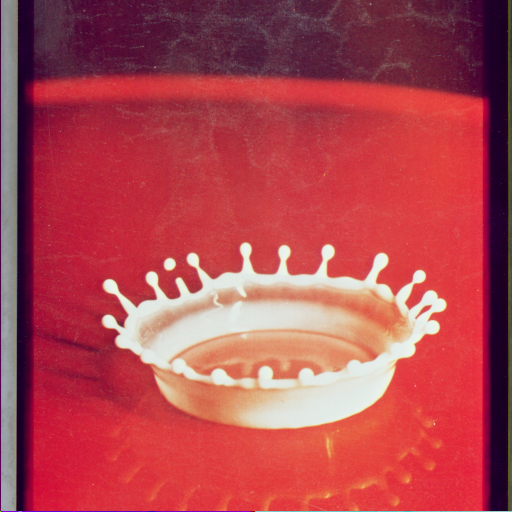
#> input picture DIP/DIP_Lab_406/images/4.2.01.tiff, 512 x 512 px, found by its file name
$ python '🧭 Perspective Correction Algorithm.py'
#> lines starting #> are read from the running program, lines starting #| are printed output that depends on the picture
import numpy as np
import matplotlib.pyplot as plt
from skimage import io, img_as_float

# Load distorted image (replace with your own if needed)
image = img_as_float(io.imread('/Users/abdullahnazmus-sakib/Desktop/4_1_All_Resource/DIP/DIP_Lab_406/images/4.2.01.tiff', as_gray=True))
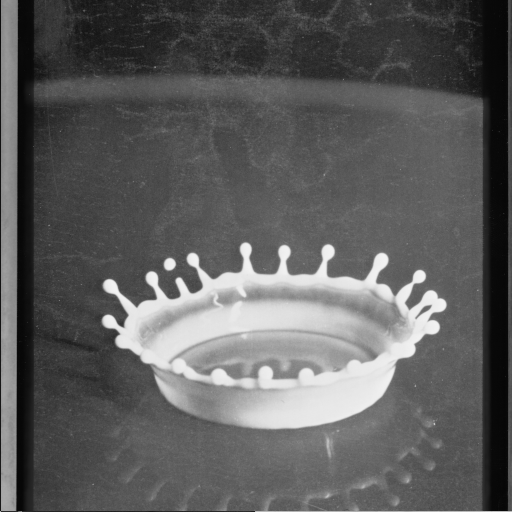
#> image: shape (512, 512) float64; min 0.0238, max 0.954, mean 0.367

# Parameters from the document (example values)
r = image.shape[1]  # width of image
#> r = 512
y_center = image.shape[0] // 2  # vertical center
#> y_center = 256

# Define trapezoid edge points (example values, adjust for your image)
x1, y1 = r - 1, y_center - 30
#> x1 = 511; y1 = 226
x2, y2 = 0, y_center - 70
#> x2 = 0; y2 = 186

# Compute a and b for trapezoid
a = y1 - ((y2 - y1) / (x2 - x1)) * x1
#> a = 186
b = y1 + ((y2 - y1) / (x2 - x1)) * (r - x1)
#> b = 226.1

# Stretch function: str(x) = ((b - a)/r) * x + a
def stretch(x):
    return ((b - a) / r) * x + a

# Apply vertical stretch to each column
corrected = np.zeros_like(image)
for x in range(r):
    for y in range(image.shape[0]):
        y_shifted = y - y_center
        y_new = int(y_shifted * stretch(x) / b + y_center)
        if 0 <= y_new < image.shape[0]:
            corrected[y, x] = image[y_new, x]
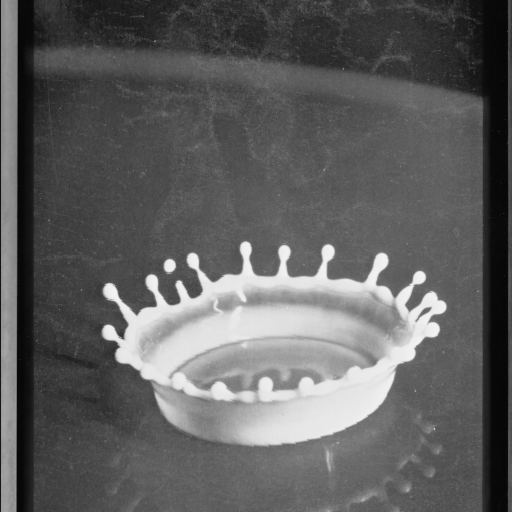
#> corrected: shape (512, 512) float64; min 0.0238, max 0.954, mean 0.375

# Display original and corrected images
fig, axes = plt.subplots(1, 2, figsize=(12, 6))
axes[0].imshow(image, cmap='gray')
axes[0].set_title("Original (Distorted)")
axes[0].axis('off')

axes[1].imshow(corrected, cmap='gray')
axes[1].set_title("Perspective Corrected")
axes[1].axis('off')

plt.tight_layout()
plt.show()
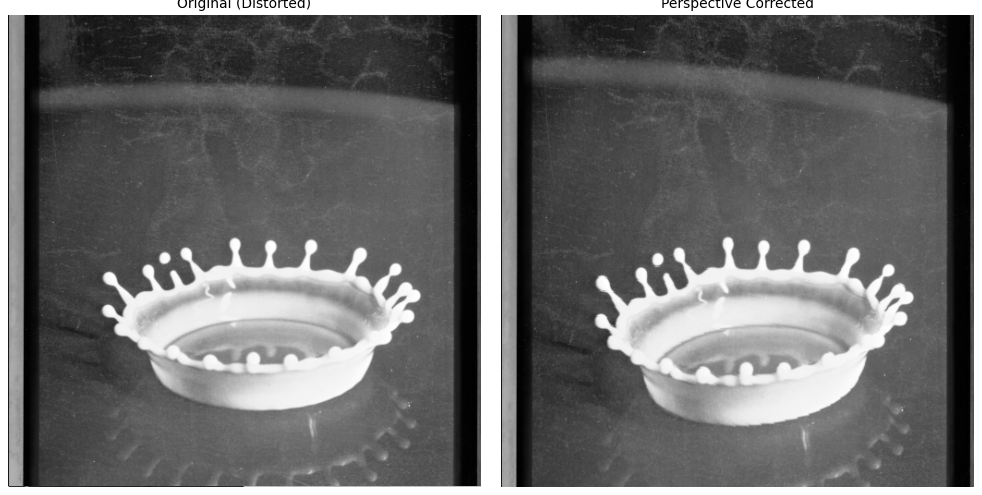
#> figure drawn by matplotlib, 2 panels

$ run again, with DIP/DIP_Lab_406/images/4.1.03.tiff copied over DIP/DIP_Lab_406/images/4.2.01.tiff
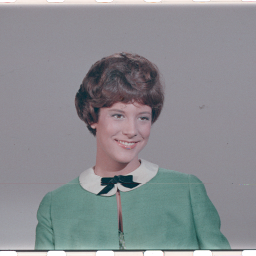
#> input picture DIP/DIP_Lab_406/images/4.1.03.tiff, 256 x 256 px, found by its file name
#> after the loop `for x in range(r):`:
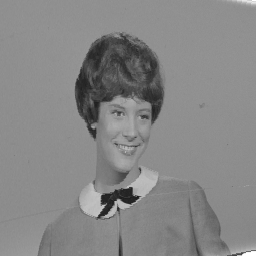
#> corrected: shape (256, 256) float64; min 0.112, max 1, mean 0.528
#> `plt.show()`:
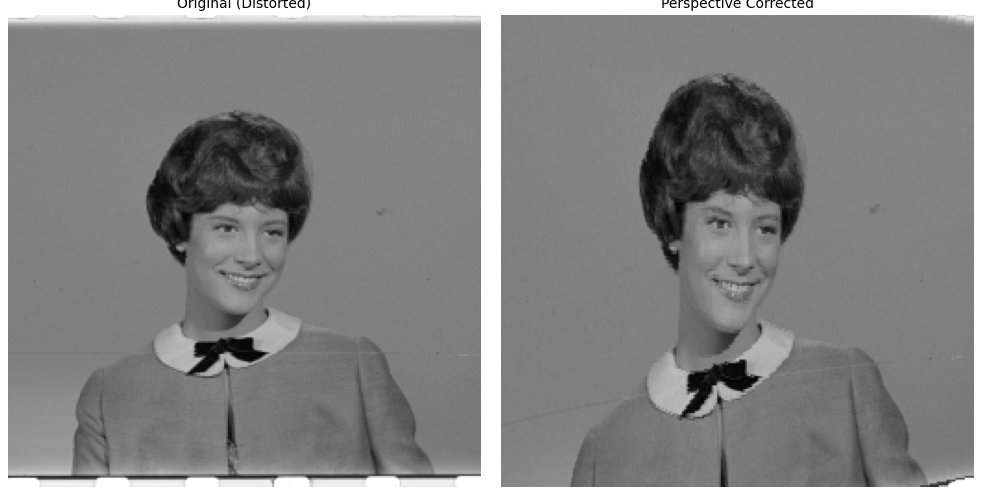
#> figure drawn by matplotlib, 2 panels
